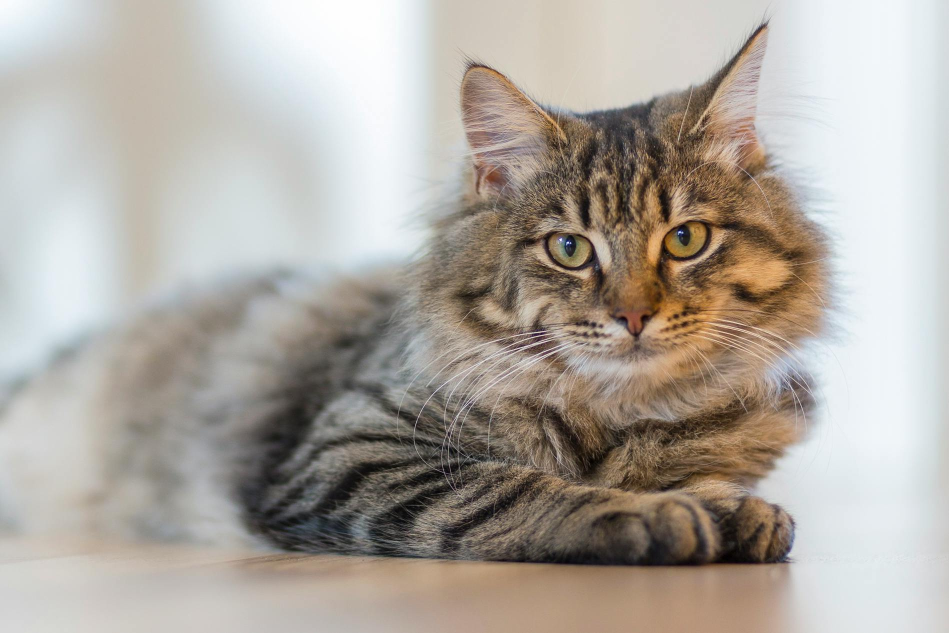
#> input picture cat.jpg, 1898 x 1266 px (shown at 1/2 size)
$ python 'Cat with glasses.py'
#> lines starting #> are read from the running program, lines starting #| are printed output that depends on the picture
import cv2
from PIL import Image

cat_face_cascade = cv2.CascadeClassifier('haarcascade_frontalcatface_extended.xml')

image_path = 'cat.jpg'
image = cv2.imread(image_path)
#> image is the input picture: shape (1266, 1898, 3); mean B, G, R 160.6, 168.4, 174.9

gray = cv2.cvtColor(image, cv2.COLOR_BGR2GRAY)
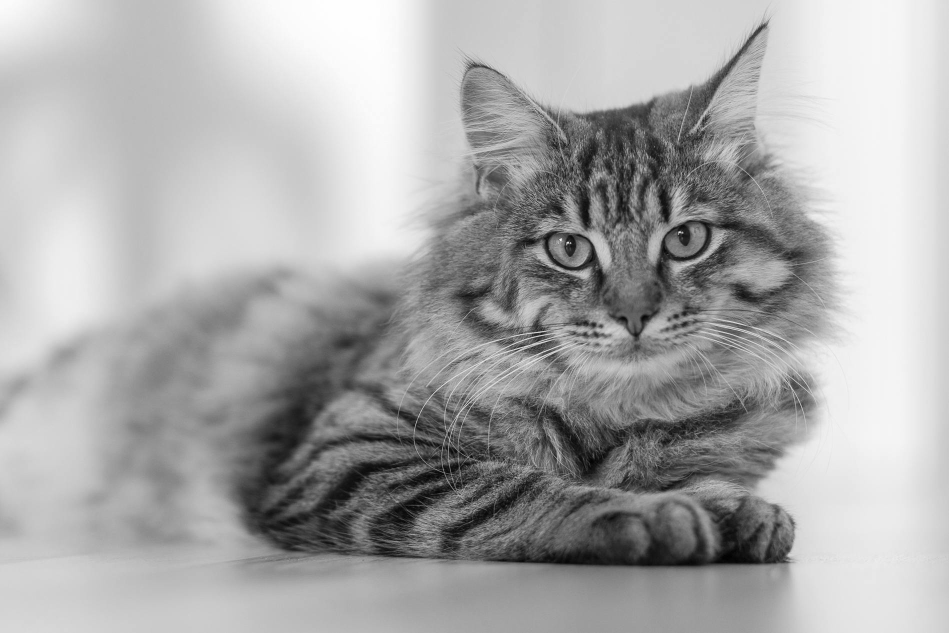
#> gray: shape (1266, 1898) (shown at 1/2 size); min 0, max 254, mean 169.5

cat_faces = cat_face_cascade.detectMultiScale(gray, scaleFactor=1.1, minNeighbors=5)
#> cat_faces = [[1204, 584, 126, 126]]

cat = Image.open(image_path).convert("RGBA")
glasses = Image.open('glasses.png').convert("RGBA")
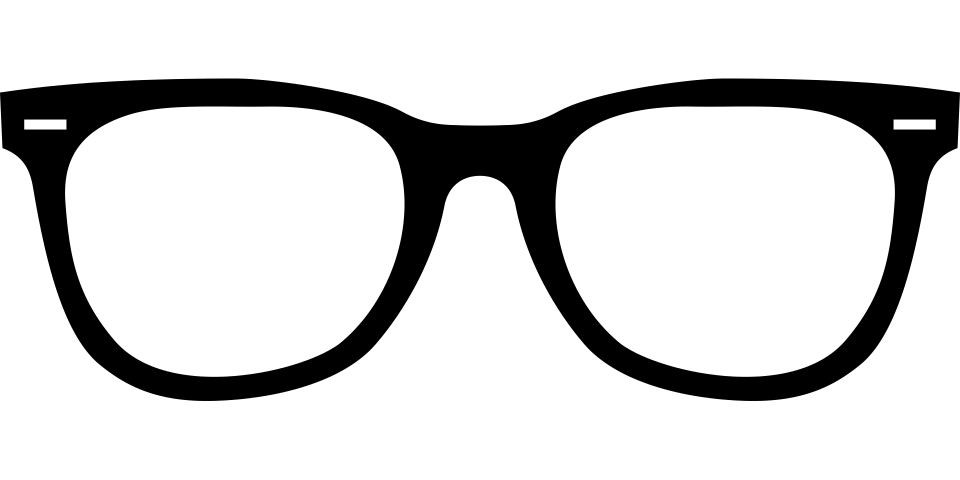
#> input picture glasses.png, 1920 x 960 px (shown at 1/2 size)
#> glasses is the input picture: PIL image 1920x960 RGBA; mean R, G, B, A 0, 0, 0, 41.7

for (x, y, w, h) in cat_faces:
    new_w = int(w * 3.5)
    new_h = int(h * 1.5)
    resized_glasses = glasses.resize((new_w, new_h))
    x_offset = x - int((new_w - w) / 2)
    y_offset = int(y + h * -1.4)

    cat.paste(resized_glasses, (x_offset, y_offset), resized_glasses)
#> this loop made 1 pass
#> (x, y, w, h, new_w, new_h, x_offset, y_offset) on pass 1: (1204, 584, 126, 126, 441, 189, 1047, 407)
#> pass 1, `resized_glasses = glasses.resize((new_w, new_h))`:
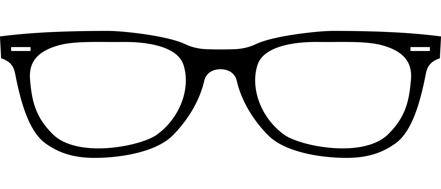
#> resized_glasses: PIL image 441x189 RGBA; mean R, G, B, A 0, 0, 0, 41.7; transparent parts drawn white

cat.save("cat_with_glasses.png")

cat_with_glasses = cv2.imread("cat_with_glasses.png")
cv2.imshow("Cat with Glasses", cat_with_glasses)
cv2.waitKey(0)
cv2.destroyAllWindows()
